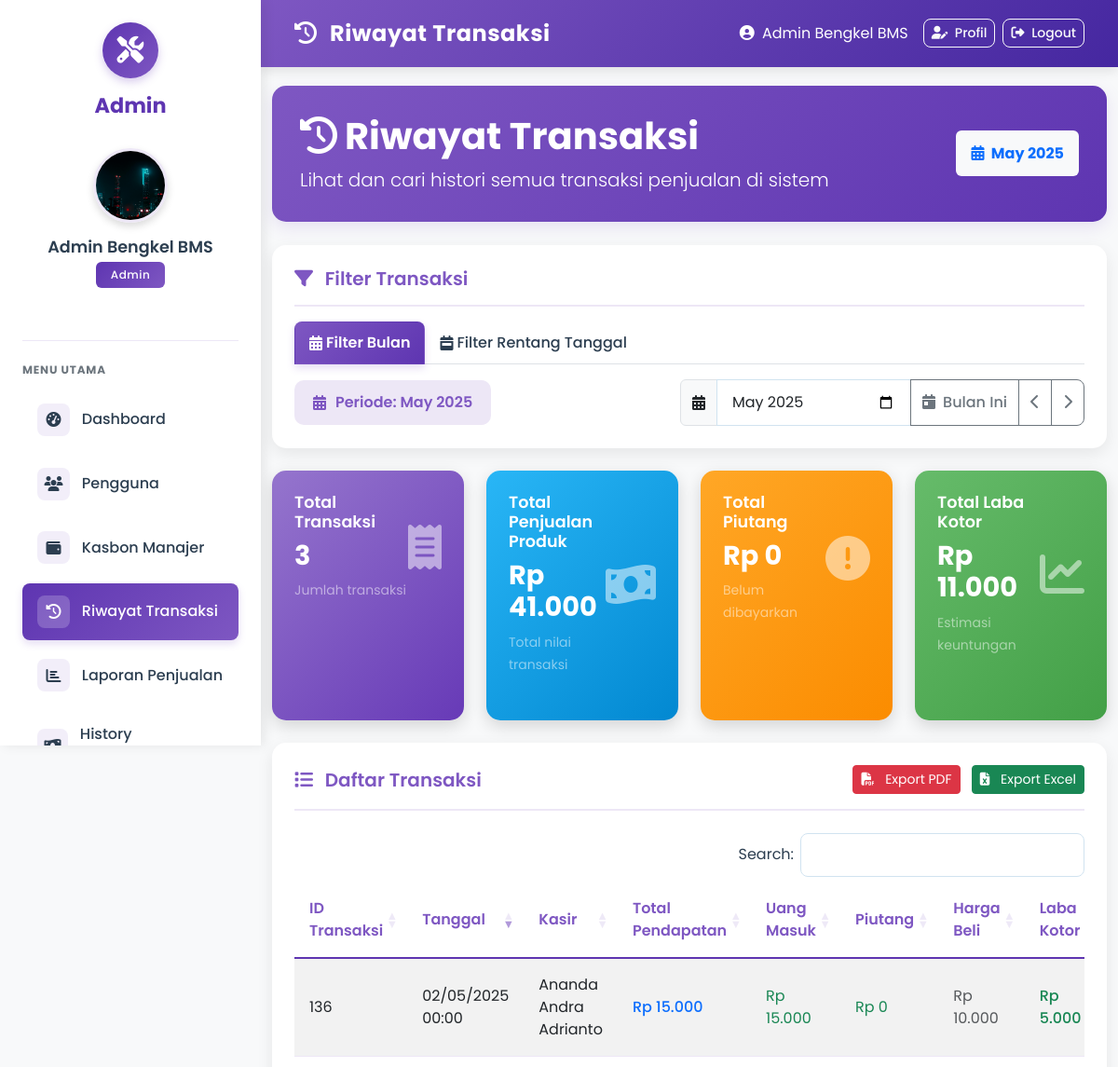
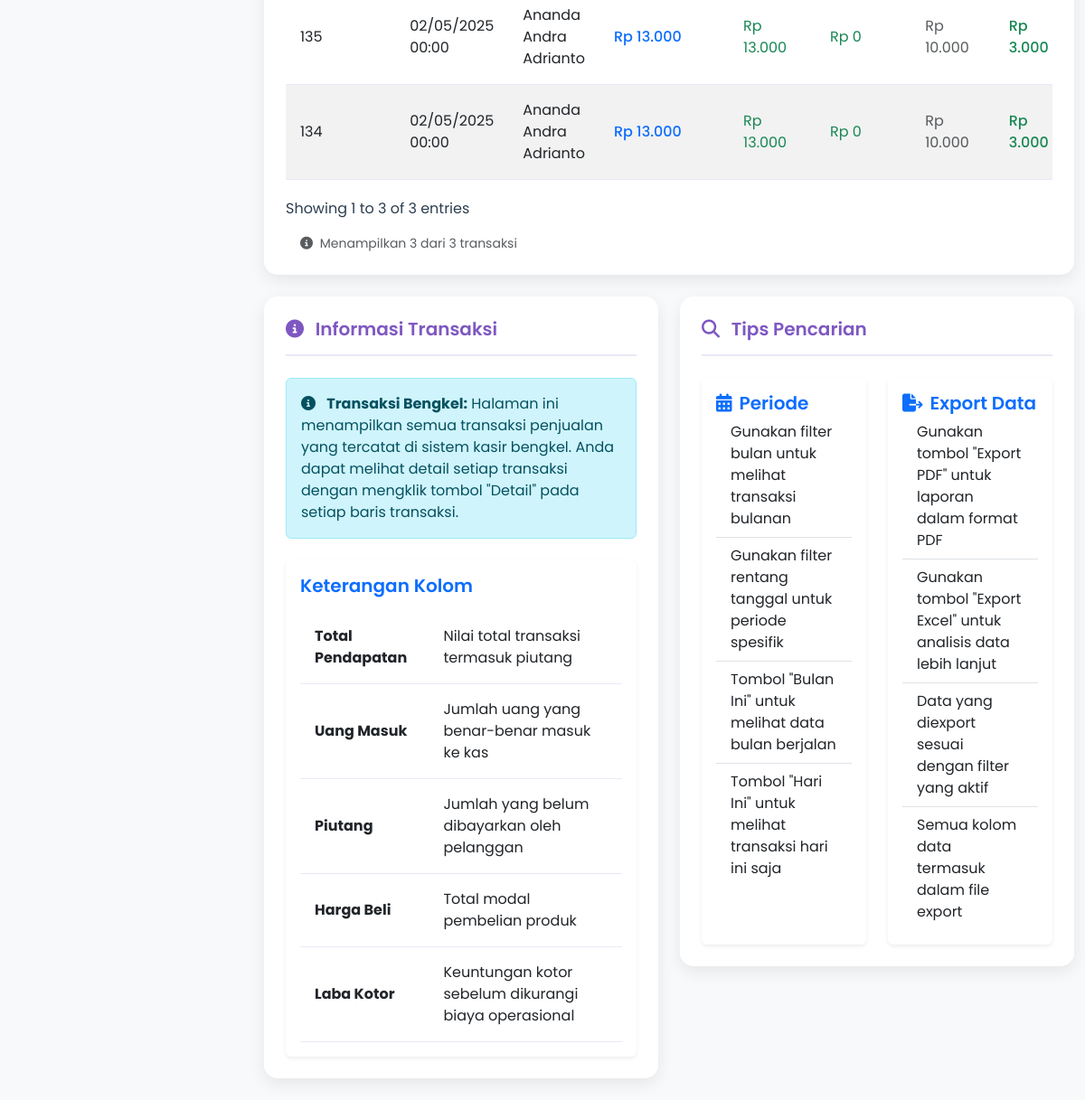
/Admin/riwayat_transaksi.php?bulan=2025-05 (signed in), run on the app's committed database (2 pictures, top to bottom).
### tables this page shows
CREATE TABLE `transaksi` (
  `id` int(11) NOT NULL,
  `tanggal` date NOT NULL,
  `total` decimal(10,2) NOT NULL,
  `jumlah_bayar` decimal(10,2) DEFAULT 0.00,
  `hutang` decimal(10,2) DEFAULT 0.00,
  `status_hutang` tinyint(1) DEFAULT 0,
  `kembalian` decimal(10,2) DEFAULT 0.00,
  `kasir` varchar(25) NOT NULL,
  `nama_customer` varchar(100) NOT NULL,
  `no_whatsapp` varchar(20) NOT NULL,
  `alamat` text NOT NULL,
  `plat_nomor_motor` varchar(20) NOT NULL,
  `metode_pembayaran` enum('Cash','Transfer') NOT NULL,
  `pendapatan` decimal(15,2) DEFAULT 0.00
);

### Admin/riwayat_transaksi.php (the view, shortened to what the rows shown need)
<?php
include '../config.php';
$current_month = date('Y-m');
$first_day_of_month = date('Y-m-01');
$last_day_of_month = date('Y-m-t');
$bulan_filter = isset($_GET['bulan']) ? $_GET['bulan'] : $current_month;
$dari_tanggal = isset($_GET['dari_tanggal']) ? $_GET['dari_tanggal'] : $first_day_of_month;
$sampai_tanggal = isset($_GET['sampai_tanggal']) ? $_GET['sampai_tanggal'] : $last_day_of_month;
$filter_by_date = isset($_GET['dari_tanggal']) && isset($_GET['sampai_tanggal']);
if ($filter_by_date) {
  $tgl_awal = $dari_tanggal;
  $tgl_akhir = $sampai_tanggal;
} else {
  $first_day = date('Y-m-01', strtotime($bulan_filter . '-01'));
  $last_day = date('Y-m-t', strtotime($bulan_filter . '-01'));
  $tgl_awal = $first_day;
  $tgl_akhir = $last_day;
}
$where_clause = " WHERE 1=1 ";
if (!empty($tgl_awal) && !empty($tgl_akhir)) {
    $where_clause .= " AND DATE(t.tanggal) BETWEEN '$tgl_awal' AND '$tgl_akhir' ";
}
$limit = 10;
$page = isset($_GET['page']) ? (int)$_GET['page'] : 1;
$start = ($page - 1) * $limit;
$query = "SELECT t.id, t.tanggal, t.total, t.pendapatan, t.hutang, u.nama AS kasir,
          SUM(td.jumlah * IFNULL(p.harga_beli, 0)) AS total_harga_beli,
          SUM(td.subtotal) AS total_harga_jual,
          (SUM(td.subtotal) - SUM(td.jumlah * IFNULL(p.harga_beli, 0))) AS keuntungan
          FROM transaksi t
          JOIN karyawan u ON t.kasir = u.username
          JOIN transaksi_detail td ON t.id = td.transaksi_id
          LEFT JOIN produk p ON td.produk_id = p.id
          $where_clause
          GROUP BY t.id, t.tanggal, t.total, u.nama
          ORDER BY t.tanggal DESC
          LIMIT $start, $limit";
$result = mysqli_query($conn, $query);
$count_query = "SELECT COUNT(DISTINCT t.id) AS total_records
                FROM transaksi t
                JOIN karyawan u ON t.kasir = u.username
                JOIN transaksi_detail td ON t.id = td.transaksi_id
                LEFT JOIN produk p ON td.produk_id = p.id
                $where_clause";
$count_result = mysqli_query($conn, $count_query);
if ($count_result === false) {
    error_log("Count query failed: " . mysqli_error($conn) . " SQL: " . $count_query);
    $total_records = 0;
} else {
    $count_row = mysqli_fetch_assoc($count_result);
    $total_records = $count_row['total_records'];
}
$summary_query = "SELECT
                SUM(t.total) AS total_pendapatan,
                SUM(t.pendapatan) AS total_kas,
                SUM(t.hutang) AS total_hutang,
                SUM((SELECT SUM(td.subtotal) - SUM(td.jumlah * IFNULL(p.harga_beli, 0))
                     FROM transaksi_detail td
                     LEFT JOIN produk p ON td.produk_id = p.id
                     WHERE td.transaksi_id = t.id)) AS total_laba
                FROM transaksi t
                $where_clause";
$summary_result = mysqli_query($conn, $summary_query);
if ($summary_result === false) {
    error_log("Summary query failed: " . mysqli_error($conn) . " SQL: " . $summary_query);
    $total_pendapatan = 0;
    $total_kas = 0;
    $total_hutang = 0;
    $total_laba = 0;
} else {
    $summary_row = mysqli_fetch_assoc($summary_result);
    $total_pendapatan = $summary_row['total_pendapatan'] ?: 0;
    $total_hutang = $summary_row['total_hutang'] ?: 0;
    $total_laba = $summary_row['total_laba'] ?: 0;
}
?>
<!DOCTYPE html>
<html lang="id">
<head>
  <link href="https://cdn.jsdelivr.net/npm/bootstrap@5.3.0/dist/css/bootstrap.min.css" rel="stylesheet">
  <link rel="stylesheet" href="https://cdnjs.cloudflare.com/ajax/libs/font-awesome/6.4.0/css/all.min.css">
  <link rel="stylesheet" href="https://cdn.datatables.net/1.13.6/css/dataTables.bootstrap5.min.css">
</head>
<body>
  <div class="content">
    <div class="container-fluid">
      <div class="page-header">
        <div class="d-flex justify-content-between align-items-center">
          <div>
            <h1><i class="fas fa-history me-2"></i>Riwayat Transaksi</h1>
          </div>
        </div>
      </div>
      <div class="row g-4 mb-4">
        <div class="col-md-6 col-lg-3">
          <div class="summary-card">
            <div class="d-flex justify-content-between align-items-center">
              <div>
                <h2 class="summary-value"><?= number_format($total_records) ?></h2>
              </div>
            </div>
          </div>
        </div>
        <div class="col-md-6 col-lg-3">
          <div class="summary-card info">
            <div class="d-flex justify-content-between align-items-center">
              <div>
                <h2 class="summary-value">Rp <?= number_format($total_pendapatan, 0, ',', '.') ?></h2>
              </div>
            </div>
          </div>
        </div>
        <div class="col-md-6 col-lg-3">
          <div class="summary-card warning">
            <div class="d-flex justify-content-between align-items-center">
              <div>
                <h2 class="summary-value">Rp <?= number_format($total_hutang, 0, ',', '.') ?></h2>
              </div>
            </div>
          </div>
        </div>
        <div class="col-md-6 col-lg-3">
          <div class="summary-card profit">
            <div class="d-flex justify-content-between align-items-center">
              <div>
                <h2 class="summary-value">Rp <?= number_format($total_laba, 0, ',', '.') ?></h2>
              </div>
            </div>
          </div>
        </div>
      </div>
      <div class="data-card mb-4">
        <div class="table-responsive">
          <table class="table table-hover table-striped" id="transaksiTable">
            <thead>
              <tr>
                <th>ID Transaksi</th>
                <th>Tanggal</th>
                <th>Kasir</th>
                <th>Total Pendapatan</th>
                <th>Uang Masuk</th>
                <th>Piutang</th>
                <th>Harga Beli</th>
                <th>Laba Kotor</th>
              </tr>
            </thead>
            <tbody>
              <?php if ($result && mysqli_num_rows($result) > 0): ?>
                <?php while ($row = mysqli_fetch_assoc($result)): ?>
                <tr>
                  <td><?= $row['id'] ?></td>
                  <td><?= date('d/m/Y H:i', strtotime($row['tanggal'])) ?></td>
                  <td><?= htmlspecialchars($row['kasir']) ?></td>
                  <td class="fw-medium text-primary">Rp <?= number_format($row['total'], 0, ',', '.') ?></td>
                  <td class="text-success">Rp <?= number_format($row['pendapatan'], 0, ',', '.') ?></td>
                  <td>
                    <?php if ($row['hutang'] > 0): ?>
                      <span class="fw-bold text-danger" style="background-color: #ffecec; padding: 5px 10px; border-radius: 6px; display: inline-block;">
                        <i class="fas fa-exclamation-circle me-1"></i>
                        Rp <?= number_format($row['hutang'], 0, ',', '.') ?>
                      </span>
                    <?php else: ?>
                      <span class="text-success">Rp <?= number_format($row['hutang'], 0, ',', '.') ?></span>
                    <?php endif; ?>
                  </td>
                  <td class="text-muted">Rp <?= number_format($row['total_harga_beli'], 0, ',', '.') ?></td>
                  <td class="fw-medium text-success">Rp <?= number_format($row['keuntungan'], 0, ',', '.') ?></td>
                </tr>
                <?php endwhile; ?>
              <?php endif; ?>
            </tbody>
          </table>
        </div>
      </div>
    </div>
  </div>
</body>
</html>

### data on the page
transaksi: id "136", tanggal "02/05/2025 00:00", kasir "Ananda Andra Adrianto", total "15.000", pendapatan "15.000", hutang "0", total_harga_beli "10.000", keuntungan "5.000"
transaksi: id "135", tanggal "02/05/2025 00:00", kasir "Ananda Andra Adrianto", total "13.000", pendapatan "13.000", hutang "0", total_harga_beli "10.000", keuntungan "3.000"
transaksi: id "134", tanggal "02/05/2025 00:00", kasir "Ananda Andra Adrianto", total "13.000", pendapatan "13.000", hutang "0", total_harga_beli "10.000", keuntungan "3.000"

### other printed values
$_SESSION['admin']['nama'] "Admin Bengkel BMS"
date('F Y', strtotime($bulan_filter . '-01')) "May 2025"
$total_records "3"
$total_pendapatan "41.000"
$total_hutang "0"
$total_laba "11.000"
min($limit, mysqli_num_rows($result)) "3"
